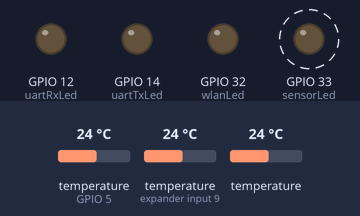
The sketch below on a simulated ESP32. Parts: output pins drawn as LEDs (lit = HIGH). Dashed ring = blinking. The inputs (shaded band) are chosen by the test bench; at power-on: temperature (sensors on GPIO 5, expander input 9) 24 °C, temperature 24 °C. WiFi joins after 1.5 s; servers stay silent unless stated; what the sketch prints to the serial monitor is not drawn.

Above: at 1.9 s.
Timing chart, 0 to 4.2 s (numbered marks = the images above):
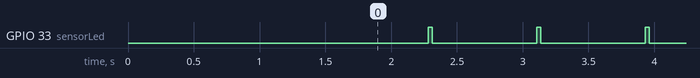

The sketch:

esp32-wrower_ds18b20.ino
```cpp
#include <WiFi.h>
#include <HTTPClient.h>
#include <WiFiClient.h>
#include <OneWire.h>
#include <DallasTemperature.h>

// вписываем здесь SSID и пароль для вашей WiFi-сети:
const char* ssid = "netis";
const char* password = "vovik1991";
const char* host = "192.168.1.5";
const int port = 80;

const int uartTxPin = 1; //For interrupts
const int uartRxPin = 3; //For interrupts

const int wlanLed = 32;
const int sensorLed = 33;
const int uartTxLed = 14;
const int uartRxLed = 12;

// контакт для передачи данных подключен к D1 на ESP8266 12-E (GPIO5):
#define ONE_WIRE_BUS 5

// создаем экземпляр класса oneWire; с его помощью
// можно коммуницировать с любыми девайсами, работающими
// через интерфейс 1-Wire, а не только с температурными датчиками
// от компании Maxim/Dallas:
OneWire oneWire(ONE_WIRE_BUS);

// передаем объект oneWire объекту DS18B20:
DallasTemperature sensor(&oneWire);

DeviceAddress sensor1 = {0x28, 0xFE, 0xF1, 0x45, 0x92, 0x11, 0x2, 0x86};
DeviceAddress sensor2 = {0x28, 0xD, 0xA1, 0x45, 0x92, 0xC, 0x2, 0x5D};
DeviceAddress sensor3 = {0x28, 0xFF, 0x5D, 0x67, 0x23, 0x16, 0x4, 0x70};

byte counter = 0;
byte* counterPtr = &counter;

float prevTempC1 = 0.0;
float prevTempC2 = 0.0;
float prevTempC3 = 0.0;

float* prevTempC1Ptr = &prevTempC1;
float* prevTempC2Ptr = &prevTempC2;
float* prevTempC3Ptr = &prevTempC3;

char sensor1CString[6];
char sensor2CString[6];
char sensor3CString[6];

//char sensor1FString[6];
//char sensor2FString[6];
//char sensor3FString[6];

void ledOn(int ledPin) {
  digitalWrite(ledPin, HIGH);
}

void ledOff(int ledPin) {
  digitalWrite(ledPin, LOW);
}

void ledBlink(int ledPin, int msPause) {
  ledOn(ledPin);
  delay(msPause);
  ledOff(ledPin);
  delay(msPause);
}

void getSensorTempC(DeviceAddress addr, float correct, float* prevTempCPtr, char* tempBufC) {
  float tempC;
  sensor.requestTemperatures();
  tempC = sensor.getTempC(addr);
  if (tempC >= 85.0 || tempC <= (-100.0)) {
    if (*counterPtr++ < 3) {
      dtostrf(*prevTempCPtr, 2, 2, tempBufC); //Anti crash
    }
    else {
      *counterPtr = 0;
      dtostrf((*prevTempCPtr = 0.00), 2, 2, tempBufC);
    }
  }

  else if (tempC == 0.00) {
    sensor.requestTemperatures();
    tempC = sensor.getTempC(addr);
  }
  else if (tempC == 0.00) {
    //sensor.requestTemperatures();
    tempC = sensor.getTempC(addr);
  }
  else if (tempC == 0.00) {
    sensor.requestTemperatures();
    tempC = sensor.getTempC(addr);
  }
  else {
    *prevTempCPtr = tempC;
    dtostrf(tempC + correct, 2, 2, tempBufC);
    ledBlink(sensorLed, 30);
  }
}

//void getSensorTempF(DeviceAddress addr, float correct, char* tempBufF){
//  float tempF;
//  sensor.requestTemperatures();
//  tempF = sensor.getTempF(addr);
//  if(tempF == 85.0 || tempF == (-127.0)){
//    tempF = 0;
//    dtostrf(tempF, 3, 2, tempBufF);
//  }
//  else{
//    dtostrf(tempF + correct, 2, 2, tempBufF);
//  }
//}

void getTemperature() {

  getSensorTempC(sensor1, 0.0, prevTempC1Ptr, sensor1CString);
  getSensorTempC(sensor2, 0.0, prevTempC2Ptr, sensor2CString);
  getSensorTempC(sensor3, 0.0, prevTempC3Ptr, sensor3CString);

  delay(50);
}

//  void IRAM_ATTR uartFalTxISR() {
//    ledOn(uartTxLed);
//  }
//
//  void IRAM_ATTR uartRisTxISR() {
//    ledOff(uartTxLed);
//  }

// блок setup() запускается только один раз – при загрузке:
void setup() {

  pinMode(wlanLed, OUTPUT);
  digitalWrite(wlanLed, LOW);

  pinMode(sensorLed, OUTPUT);
  digitalWrite(sensorLed, LOW);

  pinMode(uartTxLed, OUTPUT);
  digitalWrite(uartTxLed, LOW);

  pinMode(uartRxLed, OUTPUT);
  digitalWrite(uartRxLed, LOW);

  // инициализируем последовательный порт (для отладочных целей):
  Serial.begin(115200);

//  attachInterrupt(26, uartFalTxISR, FALLING );
//  attachInterrupt(26, uartRisTxISR, RISING );

  sensor.begin(); // по умолчанию разрешение датчика – 9-битное;
  // если у вас какие-то проблемы, его имеет смысл
  // поднять до 12 бит; если увеличить задержку,
  // это даст датчику больше времени на обработку
  // температурных данных

  // подключаемся к WiFi-сети:
  Serial.println();
  Serial.println();
  Serial.print("Connecting to Wi-Fi network: "); // "Подключаемся к "
  Serial.print("\"");
  Serial.print(ssid);
  Serial.println("\"");

  WiFi.begin(ssid, password);

  while (WiFi.status() != WL_CONNECTED) {
    delay(500);
    Serial.print(".");
  }

  Serial.println("");
  Serial.println("WiFi connected!"); // "Подключение к WiFi выполнено"
  Serial.println("Device IP address: ");
  Serial.println(WiFi.localIP());

} // End setup

// блок loop() будет запускаться снова и снова:
void loop() {

  getTemperature();

  WiFiClient wifi_client;
  Serial.println();
  Serial.print("Create WiFi client - ");

  if (!wifi_client.connect(host, port)) {
    Serial.println("Connection failed");
    return;
  }
  Serial.println("OK!");
  Serial.print("Connecting to host: ");
  Serial.print(host);
  Serial.print(", port: ");
  Serial.print(port);
  Serial.println(" - OK!");
  Serial.println();

  if (sensor1CString == NULL) dtostrf(0.00, 2, 2, sensor1CString);
  if (sensor2CString == NULL) dtostrf(0.00, 2, 2, sensor2CString);
  if (sensor3CString == NULL) dtostrf(0.00, 2, 2, sensor3CString);

  String postData = postData + "device=TEST&" + "sensor1=" + sensor1CString + "&" + "sensor2=" + sensor2CString + "&" + "sensor3=" + sensor3CString;

  HTTPClient http_client;
  ledOn(wlanLed);
  http_client.begin("http://192.168.1.5/tcontrol_war_exploded/saveData");              //Specify request destination
  http_client.addHeader("Content-Type", "application/x-www-form-urlencoded");
  int httpCode = http_client.POST(postData);   //Send the request
  ledOff(wlanLed);
  Serial.println(postData); //DEBUG
  ledOn(wlanLed);
  String payload = http_client.getString();    //Get the response payload
  ledOff(wlanLed);


  Serial.println(httpCode); //DEBUG
  Serial.println(payload); //DEBUG

  http_client.end();

  delay(500);
  if (wifi_client.connected()) {
    wifi_client.stop();
  }
  Serial.println("Closing connection");
  Serial.println();
  Serial.print("CPU frequency in MHz: ");
  Serial.println(ESP.getCpuFreqMHz());
  Serial.print("Flash chip size (in bytes): ");
  Serial.println(ESP.getFlashChipSize());
  Serial.print("Free RAM memory (Heap): ");
  Serial.println(ESP.getFreeHeap());
  Serial.println();
  Serial.println("*************************************************");
  delay(1000);
}
```

Measured:
- by itself, GPIO 33 (sensorLed): alternates HIGH for 0.03 s and LOW for 0.79 s
